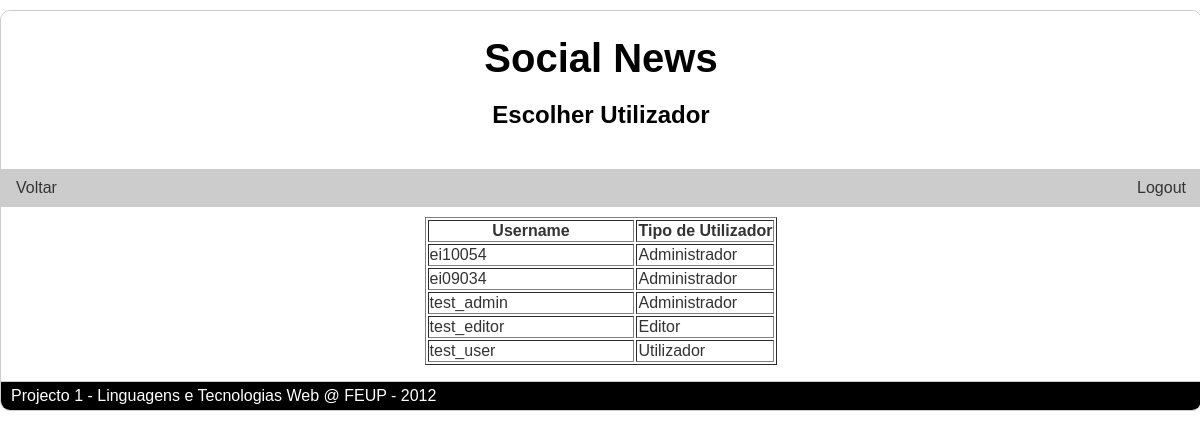
The page /escolher_utilizador.php (signed in) on the database as committed earlier.
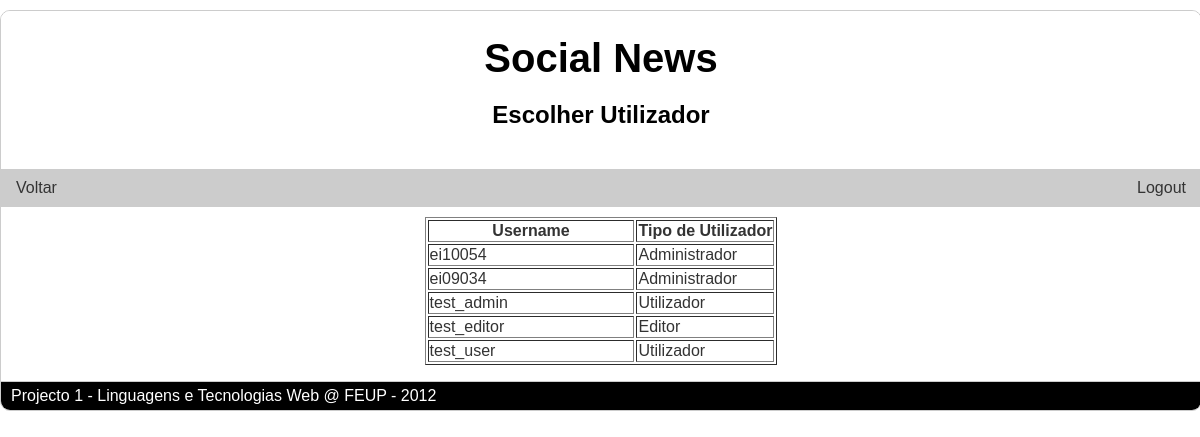
The same page on the database as committed later.
### tables this page shows
CREATE TABLE "USER" ('username' TEXT NOT NULL, 'password' TEXT NOT NULL, 'user_type' INTEGER NOT NULL DEFAULT 0);

### escolher_utilizador.php (the view, shortened to what this page needs)
<?php
	require_once 'db/db.php';
	$username=$_GET['username'];
	if($_SERVER['REQUEST_METHOD'] != "POST") {
?>
<!DOCTYPE html>
<html>
	<head>
		<link rel="stylesheet" href="common/style.css">
	</head>
	<body>
		<div id="cabecalho">
			<a href="./"><h1>Social News</h1></a>
			<h2>Escolher Utilizador</h2>
		</div>
		<div id="menu">
			<ul>
				<li><a href="./">Voltar</a></li>
			</ul>
			<ul class="login">
				<li><a href="logout.php">Logout</a></li>
			</ul>
		</div>
		<div id="conteudo">
<?php
	if(!empty($username))
		$stmt = $db->query('SELECT rowid, username, user_type FROM user WHERE username like \'%'.$_GET['username'].'%\'');
	else
		$stmt = $db->query('SELECT rowid, username, user_type FROM user');
	if($stmt){
		$stmt = $stmt->fetchAll();
		if(count($stmt)==0){
			echo "<h4>Nenhum utilizador encontrado</h4>";
		}
		else {?>
			<form action="editar_perfil_utilizador.php" method="get">
				<table border="1" style="margin: auto;" id="utilizadores_encontrados">
					<col width="60%">
					<col width="90%">
					<tr>
						<th>Username</th>
						<th>Tipo de Utilizador</th>
					</tr>
<?php
			foreach($stmt as $row)
			{
			 if($row['user_type']==0)
			{
				$name= "Utilizador";
			}
			if($row['user_type']==1)
			{
			$name= "Editor";
			}
			if($row['user_type']==2)
			{
			$name= "Administrador";
			}
				echo "
					<tr>
						<td>
							<a href=editar_perfil_utilizador.php?id=".$row['rowid'].">".$row['username']."</a>
						</td>
						<td>
						$name
						</td>
					</tr>
				";
			}
?>
				</table>
			</form>
<?php
		}
	}
	else
	{
		$error=$db->errorInfo();
		echo "Erro: " . $error[2];
	}
?>
		</div>
		<div id="rodape">
			<p>Projecto 1 - Linguagens e Tecnologias Web @ FEUP - 2012</p>
		</div>
	</body>
</html>
<?php
	}
?>

Rows that differ between the two databases and show on the page:
changed user "test_admin": user_type "Administrador" → "Utilizador"
